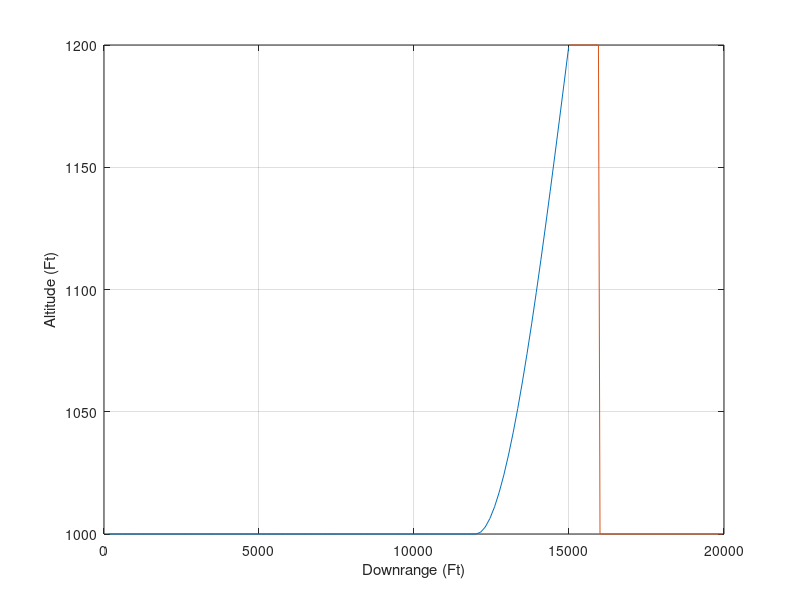
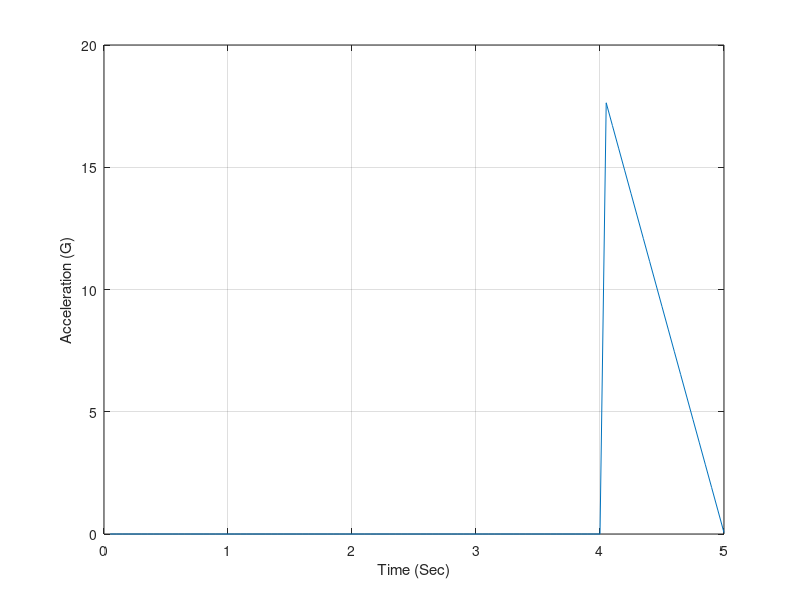

Source code (MATLAB) for these figures, in order:
clear all
n=0;
XNP=3.;
DISPLACE=200.;
THOM=1.;
VM=3000.;
VT=1000.;
RM1=0.;
RM2=1000.;
RT1=20000.;
RT2=1000.;
QSWITCH=0;	
VT1=-VT;
VT2=0.;
T=0.;
S=0.;
RTM1=RT1-RM1;
RTM2=RT2-RM2;
RTM=sqrt(RTM1^2+RTM2^2);
XLAM=atan2(RTM2,RTM1);
VM1=VM;
VM2=0.;
VTM1=VT1-VM1;
VTM2=VT2-VM2;
VC=-(RTM1*VTM1+RTM2*VTM2)/RTM;
TGO=RTM/VC;
H=.005;
while VC>0.
	TGO=RTM/VC;
   	if(TGO<.3)
      		H=.00005;
   	end
	if(TGO<=THOM & QSWITCH==0)
		QSWITCH=1;
		RT2=RT2+DISPLACE;
   	end	
   	RT1OLD=RT1;
	RT2OLD=RT2;
	RM1OLD=RM1;
	RM2OLD=RM2;
	VM1OLD=VM1;
	VM2OLD=VM2;
	STEP=1;
	FLAG=0;
   	while STEP<=1
      		if FLAG==1
         		STEP=2;
         		RT1=RT1+H*VT1;
         		RT2=RT2+H*VT2;
         		RM1=RM1+H*VM1;
         		RM2=RM2+H*VM2;
         		VM1=VM1+H*AM1;
         		VM2=VM2+H*AM2;
         		T=T+H;
      		end
      		RTM1=RT1-RM1;
      		RTM2=RT2-RM2;
      		RTM=sqrt(RTM1^2+RTM2^2);
      		VTM1=VT1-VM1;
      		VTM2=VT2-VM2;
      		VC=-(RTM1*VTM1+RTM2*VTM2)/RTM;
      		XLAM=atan2(RTM2,RTM1);
      		XLAMD=(RTM1*VTM2-RTM2*VTM1)/(RTM*RTM);
      		XNC=XNP*VC*XLAMD;
      		AM1=-XNC*sin(XLAM);
      		AM2=XNC*cos(XLAM);
      		FLAG=1;
   	end
   	FLAG=0;
 	RT1=.5*(RT1OLD+RT1+H*VT1);
	RT2=.5*(RT2OLD+RT2+H*VT2);
	RM1=.5*(RM1OLD+RM1+H*VM1);
	RM2=.5*(RM2OLD+RM2+H*VM2);
	VM1=.5*(VM1OLD+VM1+H*AM1);
	VM2=.5*(VM2OLD+VM2+H*AM2);
	S=S+H;
	if S>.049999
      		S=0.;
      		n=n+1;
      		ArrayT(n)=T;
      		ArrayRM1(n)=RM1;
      		ArrayRM2(n)=RM2;
      		ArrayRT1(n)=RT1;
      		ArrayRT2(n)=RT2;
      		ArrayXNCG(n)=XNC/32.2;
   	end
end
RTM
figure
plot(ArrayRM1,ArrayRM2,ArrayRT1,ArrayRT2),grid
xlabel('Downrange (Ft)')
ylabel('Altitude (Ft)')
figure
plot(ArrayT,ArrayXNCG),grid
xlabel('Time (Sec)')
ylabel('Acceleration (G)')
clc
output=[ArrayT',ArrayRM1',ArrayRM2',ArrayRT1',ArrayRT2',ArrayXNCG'];
save datfil.txt output  -ascii
disp 'simulation finished'
